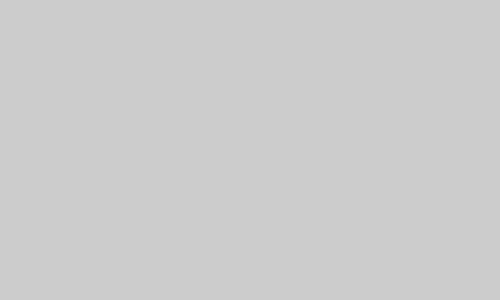
Frame 1 (no input)
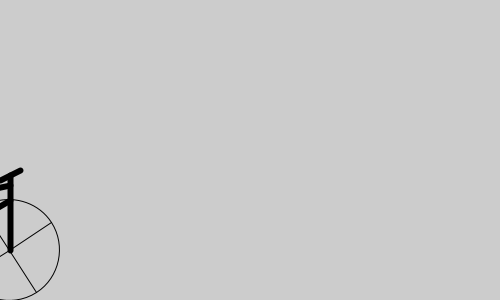
Frame 60 (the mouse pressed at the canvas centre just before this capture)
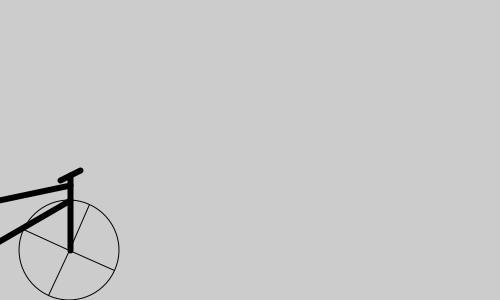
Frame 120 (the mouse held since frame 60 and released just before this capture)

The Processing sketch that drew these frames (run headless with seeded random() and noise(); from frame 60 on, the mouse is pressed at the canvas centre):

// Processing sketch: Hjul_ruller_over_sk_rm
// ── Hjul_ruller_over_sk_rm.pde
  int x;

void setup (){
 size(500,300);

  
}

void draw (){

  background(204,204,204);
  
strokeWeight(1);

  pushMatrix(); //Forhjul
  
  translate(-50+x,250);
    x++;
    
      if (x>750) { // for at få den til at tegne nye skyer nulstiller jeg x
    x=0;
      }
  rotate(frameCount/60.0);

  
  fill(204,204,204);

  circle(0,0,100); 
  
  line(0,0,0,-50); //Øverste
  line(0,0,0,50); // Nederste
  line(0,0,50,0);
  line(0,0,-50,0);
  
    popMatrix();
  
  
  pushMatrix(); // Baghjul
  
  translate(-200+x,250);
  rotate(frameCount/60.0);
  circle(0,0,100); //Baghjul
  
  circle(0,0,16); //Tandhjul
  
  line(0,0,0,-50); //Øverste
  line(0,0,0,50); // Nederste
  line(0,0,50,0);
  line(0,0,-50,0);
  
      popMatrix();

 pushMatrix(); // Forreste tandhjul
  
  translate(-145+x,255);
  rotate(frameCount/60.0);
  
  circle(0,0,20); //Tandhjul
  
  line(0,0,0,-10); //Øverste
  line(0,0,0,10); // Nederste
  line(0,0,10,0);
  line(0,0,-10,0);
  
strokeWeight(3);


 line(0,0,5,-15);
line(0,0,-5,15);

line(3,-15,7,-15);
line(-3,15,-7,15);

strokeWeight(1);
      popMatrix();

pushMatrix(); //Kæde
translate(-145+x,255);
line(0,10,-55,3);
line(0,-10,-55,-13);

popMatrix();

  pushMatrix(); //Stel
  translate(-200+x,250);

strokeWeight(6);
line(0,0,55,-45); //Øverste bagpind
line(0,0,55,5); // Nederste bagpind

line(55,5,55,-55); // Saddelpind
line(50,-55,60,-55); // Saddel

line(55,-45,150,-65); // Øverste midtpind
line(55,5,150,-50); // Nederste midtpind

line(150,-75,150,0); // Lodrette pind på forhjul
line(140,-70,160,-80);// Ret


 popMatrix();
 
   
 
 
}
